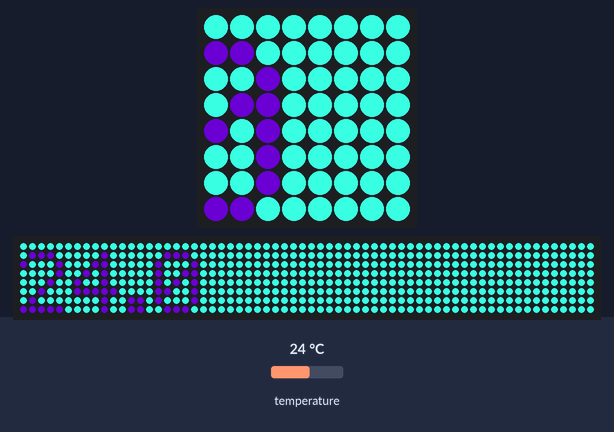
Recording of a program running on a simulated Raspberry Pi (BCM pin numbers) with a Sense HAT. Shown: the Sense HAT's 8×8 RGB LED matrix, a strip that is not on the board, showing the scrolling text unrolled. The test bench sets the inputs (shaded band); at power-on: temperature 24 °C. Dim RGB values are drawn brighter than linear; random numbers come from a fixed seed; the 64×8 strip is a reading aid, not a part: it shows the text the matrix is scrolling, unrolled, one strip-width of it at a time. At 12.4 s the program stops and its outputs stay as they are.

Above: at 1.29 s.
1.3 s: temperature set to 9 °C
At 1.55 s:
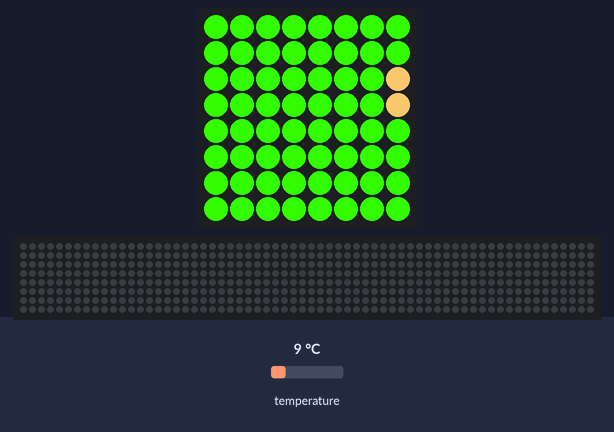
3.2 s: temperature set to 12 °C
At 3.89 s:
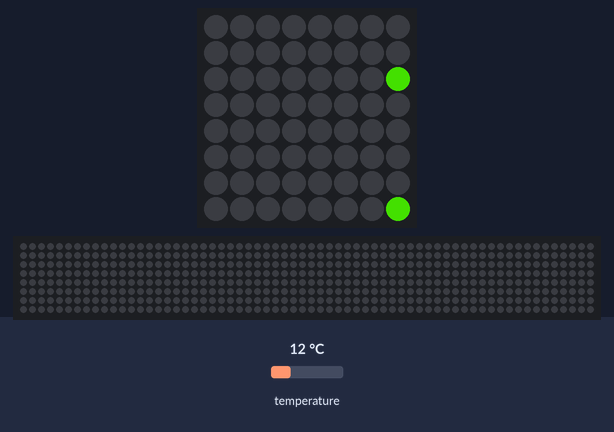
5.4 s: temperature set to 9 °C
At 6.63 s:
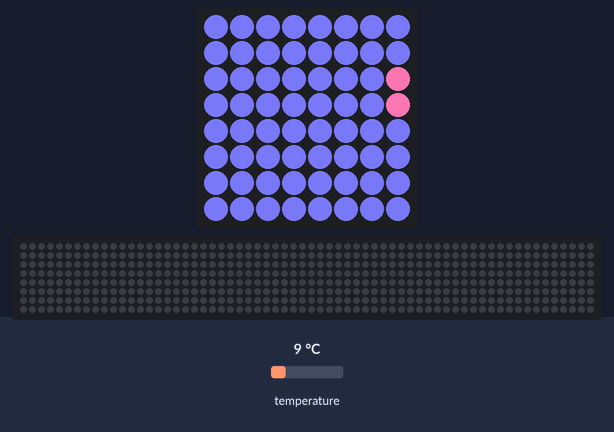

The program:

sensejw.py
```python
from sense_hat import SenseHat
import random

sense=SenseHat()


green=[255,255,0]
blue=[0,0,255]
red=[255,0,0]
black=[0,0,0]
"""
rcol1=[random.randint(0,255),random.randint(0,255),random.randint(0,255)]
rcol2=[random.randint(0,255),random.randint(0,255),random.randint(0,255)]
sense.show_message("BEANS",scroll_speed=0.05,text_colour=rcol1,back_colour=rcol2)
rcol2=[random.randint(0,255),random.randint(0,255),random.randint(0,255)]
rcol1=[random.randint(0,255),random.randint(0,255),random.randint(0,255)]
sense.show_message("IS"   ,scroll_speed=0.05,text_colour=rcol1,back_colour=rcol2)
rcol2=[random.randint(0,255),random.randint(0,255),random.randint(0,255)]
rcol1=[random.randint(0,255),random.randint(0,255),random.randint(0,255)]
sense.show_message("THE " ,scroll_speed=0.05,text_colour=rcol1,back_colour=rcol2)
rcol2=[random.randint(0,255),random.randint(0,255),random.randint(0,255)]
rcol1=[random.randint(0,255),random.randint(0,255),random.randint(0,255)]
sense.show_message("BEST" ,scroll_speed=0.05,text_colour=rcol1,back_colour=rcol2)
rcol2=[random.randint(0,255),random.randint(0,255),random.randint(0,255)]
rcol1=[random.randint(0,255),random.randint(0,255),random.randint(0,255)]
sense.show_message("HORSE",scroll_speed=0.05,text_colour=rcol1,back_colour=rcol2)
rcol2=[random.randint(0,255),random.randint(0,255),random.randint(0,255)]
rcol1=[random.randint(0,255),random.randint(0,255),random.randint(0,255)]
sense.show_message("IN"   ,scroll_speed=0.05,text_colour=rcol1,back_colour=rcol2)
rcol2=[random.randint(0,255),random.randint(0,255),random.randint(0,255)]
rcol1=[random.randint(0,255),random.randint(0,255),random.randint(0,255)]
sense.show_message("THE"  ,scroll_speed=0.05,text_colour=rcol1,back_colour=rcol2)
rcol2=[random.randint(0,255),random.randint(0,255),random.randint(0,255)]
rcol1=[random.randint(0,255),random.randint(0,255),random.randint(0,255)]
sense.show_message("WORLD",scroll_speed=0.05,text_colour=rcol1,back_colour=rcol2)
"""

sense.clear()

def jwprint(mytext):

	rcol1=[random.randint(0,255),random.randint(0,255),random.randint(0,255)]
	rcol2=[random.randint(0,255),random.randint(0,255),random.randint(0,255)]
	sense.show_message(mytext,scroll_speed=0.05,text_colour=rcol1,back_colour=rcol2)
	return

"""
jwprint("Hello")
jwprint("dad")
jwprint("your")
jwprint("very")
jwprint("clever")
sense.clear()
"""
i=0
while i<10:
	temp=sense.get_temperature()


	temp=round(temp,1)
	jwprint(str(temp))
	i=i+1
sense.clear()
```
